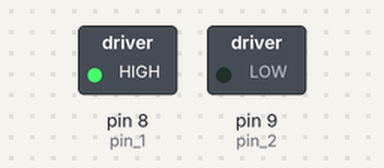
Recording of a sketch running on a simulated Arduino Uno, built with avr-gcc and run on an emulated ATmega328P. Shown: switched loads named in the sketch (green lamp = pin HIGH).

Above: at 0.1 s.
Timing chart, 0 to 1.6 s (numbered marks = the images above):
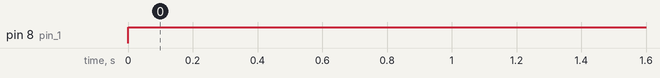

Measured:
- by itself, pin 8 (pin_1): LOW → HIGH at 0.00 s

The sketch:

tp_1_puntoA.ino
```cpp
 //Giro de motor en sendito antihorario

const int pin_1 = 8;
const int pin_2 = 9;
void setup() {
    pinMode(pin_1,OUTPUT);
    pinMode(pin_2,OUTPUT);
}

void loop() {
    digitalWrite(pin_1,HIGH);
    digitalWrite(pin_2,LOW);
}
```
